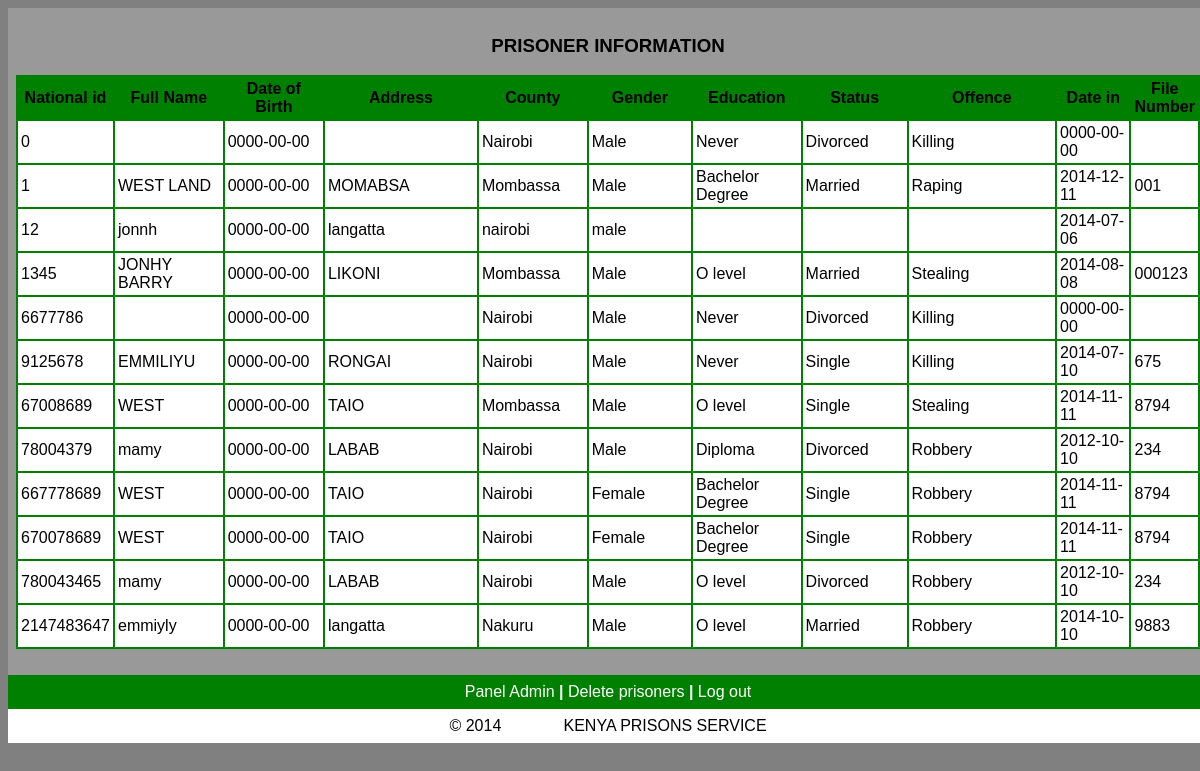
The page /admin/viewprisoners.php on the database its author committed.
### tables this page shows
CREATE TABLE IF NOT EXISTS `registration` (
  `id` int(10) NOT NULL DEFAULT '0',
  `Full_Name` varchar(23) NOT NULL,
  `DOB` date NOT NULL,
  `Address` varchar(20) NOT NULL,
  `County` varchar(20) NOT NULL,
  `Gender` varchar(20) NOT NULL,
  `Education` varchar(20) NOT NULL,
  `Marital` varchar(20) NOT NULL,
  `Offence` varchar(90) NOT NULL,
  `Date_in` date NOT NULL,
  `Sentence` varchar(13) NOT NULL,
  `File_num` varchar(12) NOT NULL,
  PRIMARY KEY (`id`)
);

### admin/viewprisoners.php (the view, shortened to what this page needs)
<html>
<head>
   <link rel="stylesheet" media="screen" href="login.css" >
</head>
<body>
	<table align='center' border='0' bgcolor='green' width='1200' cellpadding='8' cellspacing='0' height='200'>
          <tr>
            <td bgcolor='#999999' valign='center'>
<?php
$tbl_name="registration";
$sel= mysql_query("select * from $tbl_name");
echo"<table align='center' width='100%' border='0' cellpadding='3' cellspacing='2' bgcolor='green'>
<caption><h3>PRISONER INFORMATION</h3></caption>
<tr bgcolor='green'>
<th width='3%'>National id</th>
<th width='10%'>Full Name</th>
<th width='10%'>Date of Birth</th>
<th width='15%'>Address</th>
<th width='10%'>County</th>
<th width='10%'>Gender</th>
<th width='3%'>Education</th>
<th width='10%'>Status</th>
<th width='15%'>Offence</th>
<th width='10%'>Date in</th>
<th width='10%'>File Number</th>
</tr>";
   while($row=mysql_fetch_array ($sel))
{
echo "<tr bgcolor='white'>";
echo  "<td width='3%'>".$row ['id']."</td>";
echo  "<td width='7%'>".$row ['Full_Name']."</td>";
echo  "<td width='10%'>".$row ['DOB']."</td>";
echo  "<td width='10%'>".$row ['Address']. "</td>";
echo  "<td width='10%'>".$row ['County']."</td>";
echo  "<td width='3%'>" .$row ['Gender']."</td>";
echo  "<td width='10%'>".$row ['Education']."</td>";
echo  "<td width='10%'>".$row ['Marital']."</td>";
echo  "<td width='10%'>".$row ['Offence']. "</td>";
echo  "<td width='10%'>".$row ['Date_in']."</td>";
echo  "<td width='10%'>".$row ['File_num']."</td>";
echo "</tr>";
}
echo"</table>";
?>
<br/>
			</td>
          </tr>
          <tr>
			<td align="center"><a href="adminpanel.php" target="_parent">Panel Admin <b>|</b></a>
			<a href="deleteprisoners.php" target="_parent">Delete prisoners <b>|</b></a>
			<a href="index.php" target="_parent">Log out</a></td>
          </tr>
          <tr>
            <td align='center' bgcolor='white' height='1'>
					&copy; 2014
                    &nbsp;&nbsp;&nbsp;&nbsp;&nbsp;&nbsp;&nbsp;&nbsp;&nbsp;&nbsp;&nbsp;&nbsp;
					KENYA PRISONS SERVICE
            </td>
          </tr>
	</table>
</body>
</head>
</html>

### admin/login.css (style rules this page uses)
body { font: 14px/21px "Lucida Sans", "Lucida Grande", "Lucida Sans Unicode", sans-serif;background:gray; }
a { color:#fff; text-decoration:none; }

### rows shown on the page
registration: id "0", DOB "0000-00-00", County "Nairobi", Gender "Male", Education "Never", Marital "Divorced", Offence "Killing", Date_in "0000-00-00"
registration: id "1", Full_Name "WEST LAND", DOB "0000-00-00", Address "MOMABSA", County "Mombassa", Gender "Male", Education "Bachelor Degree", Marital "Married", Offence "Raping", Date_in "2014-12-11", File_num "001"
registration: id "12", Full_Name "jonnh", DOB "0000-00-00", Address "langatta", County "nairobi", Gender "male", Date_in "2014-07-06"
registration: id "1345", Full_Name "JONHY BARRY", DOB "0000-00-00", Address "LIKONI", County "Mombassa", Gender "Male", Education "O level", Marital "Married", Offence "Stealing", Date_in "2014-08-08", File_num "000123"
registration: id "6677786", DOB "0000-00-00", County "Nairobi", Gender "Male", Education "Never", Marital "Divorced", Offence "Killing", Date_in "0000-00-00"
registration: id "9125678", Full_Name "EMMILIYU", DOB "0000-00-00", Address "RONGAI", County "Nairobi", Gender "Male", Education "Never", Marital "Single", Offence "Killing", Date_in "2014-07-10", File_num "675"
registration: id "67008689", Full_Name "WEST", DOB "0000-00-00", Address "TAIO", County "Mombassa", Gender "Male", Education "O level", Marital "Single", Offence "Stealing", Date_in "2014-11-11", File_num "8794"
registration: id "78004379", Full_Name "mamy", DOB "0000-00-00", Address "LABAB", County "Nairobi", Gender "Male", Education "Diploma", Marital "Divorced", Offence "Robbery", Date_in "2012-10-10", File_num "234"
registration: id "667778689", Full_Name "WEST", DOB "0000-00-00", Address "TAIO", County "Nairobi", Gender "Female", Education "Bachelor Degree", Marital "Single", Offence "Robbery", Date_in "2014-11-11", File_num "8794"
registration: id "670078689", Full_Name "WEST", DOB "0000-00-00", Address "TAIO", County "Nairobi", Gender "Female", Education "Bachelor Degree", Marital "Single", Offence "Robbery", Date_in "2014-11-11", File_num "8794"
registration: id "780043465", Full_Name "mamy", DOB "0000-00-00", Address "LABAB", County "Nairobi", Gender "Male", Education "O level", Marital "Divorced", Offence "Robbery", Date_in "2012-10-10", File_num "234"
registration: id "2147483647", Full_Name "emmiyly", DOB "0000-00-00", Address "langatta", County "Nakuru", Gender "Male", Education "O level", Marital "Married", Offence "Robbery", Date_in "2014-10-10", File_num "9883"
